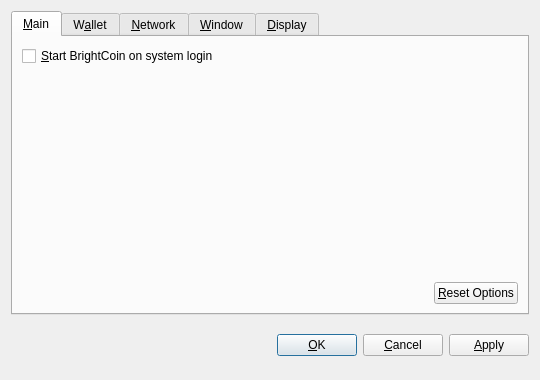
<?xml version="1.0" encoding="UTF-8"?>
<ui version="4.0">
 <class>OptionsDialog</class>
 <widget class="QDialog" name="OptionsDialog">
  <property name="geometry">
   <rect>
    <x>0</x>
    <y>0</y>
    <width>540</width>
    <height>380</height>
   </rect>
  </property>
  <property name="windowTitle">
   <string>Options</string>
  </property>
  <property name="modal">
   <bool>true</bool>
  </property>
  <layout class="QVBoxLayout" name="verticalLayout">
   <item>
    <widget class="QTabWidget" name="tabWidget">
     <property name="tabPosition">
      <enum>QTabWidget::North</enum>
     </property>
     <property name="currentIndex">
      <number>0</number>
     </property>
     <widget class="QWidget" name="tabMain">
      <attribute name="title">
       <string>&amp;Main</string>
      </attribute>
      <layout class="QVBoxLayout" name="verticalLayout_Main">
       <item>
        <widget class="QCheckBox" name="bitcoinAtStartup">
         <property name="toolTip">
          <string>Automatically start BrightCoin after logging in to the system.</string>
         </property>
         <property name="text">
          <string>&amp;Start BrightCoin on system login</string>
         </property>
        </widget>
       </item>
       <item>
        <spacer name="verticalSpacer_Main">
         <property name="orientation">
          <enum>Qt::Vertical</enum>
         </property>
         <property name="sizeHint" stdset="0">
          <size>
           <width>20</width>
           <height>40</height>
          </size>
         </property>
        </spacer>
       </item>
       <item>
        <layout class="QHBoxLayout" name="horizontalLayout_2_Main">
         <item>
          <spacer name="horizontalSpacer_2_Main">
           <property name="orientation">
            <enum>Qt::Horizontal</enum>
           </property>
           <property name="sizeHint" stdset="0">
            <size>
             <width>40</width>
             <height>20</height>
            </size>
           </property>
          </spacer>
         </item>
         <item>
          <widget class="QPushButton" name="resetButton">
           <property name="toolTip">
            <string>Reset all client options to default.</string>
           </property>
           <property name="text">
            <string>&amp;Reset Options</string>
           </property>
           <property name="autoDefault">
            <bool>false</bool>
           </property>
          </widget>
         </item>
        </layout>
       </item>
      </layout>
     </widget>
     <widget class="QWidget" name="tabWallet">
      <attribute name="title">
       <string>W&amp;allet</string>
      </attribute>
      <layout class="QVBoxLayout" name="verticalLayout_Network">
       <item>
        <widget class="QLabel" name="transactionFeeInfoLabel">
         <property name="text">
          <string>Optional transaction fee per kB that helps make sure your transactions are processed quickly. Most transactions are 1 kB.</string>
         </property>
         <property name="textFormat">
          <enum>Qt::PlainText</enum>
         </property>
         <property name="wordWrap">
          <bool>true</bool>
         </property>
        </widget>
       </item>
       <item>
        <layout class="QHBoxLayout" name="horizontalLayout_1_Main">
         <item>
          <widget class="QLabel" name="transactionFeeLabel">
           <property name="text">
            <string>Pay transaction &amp;fee</string>
           </property>
           <property name="textFormat">
            <enum>Qt::PlainText</enum>
           </property>
           <property name="buddy">
            <cstring>transactionFee</cstring>
           </property>
          </widget>
         </item>
         <item>
          <widget class="BitcoinAmountField" name="transactionFee"/>
         </item>
         <item>
          <spacer name="horizontalSpacer_1_Main">
           <property name="orientation">
            <enum>Qt::Horizontal</enum>
           </property>
           <property name="sizeHint" stdset="0">
            <size>
             <width>40</width>
             <height>20</height>
            </size>
           </property>
          </spacer>
         </item>
        </layout>
       </item>
       <item>
        <widget class="QLabel" name="label">
         <property name="text">
          <string>If you disable the spending of unconfirmed change, the change from a transaction cannot be used until that transaction has at least one confirmation. This also affects how your balance is computed.</string>
         </property>
         <property name="wordWrap">
          <bool>true</bool>
         </property>
        </widget>
       </item>
       <item>
        <widget class="QCheckBox" name="spendZeroConfChange">
         <property name="text">
          <string>Spend unconfirmed change  (experts only)</string>
         </property>
        </widget>
       </item>
       <item>
        <spacer name="verticalSpacer">
         <property name="orientation">
          <enum>Qt::Vertical</enum>
         </property>
         <property name="sizeHint" stdset="0">
          <size>
           <width>20</width>
           <height>40</height>
          </size>
         </property>
        </spacer>
       </item>
      </layout>
     </widget>
     <widget class="QWidget" name="tabNetwork">
      <attribute name="title">
       <string>&amp;Network</string>
      </attribute>
      <layout class="QVBoxLayout" name="verticalLayout_Network">
       <item>
        <widget class="QCheckBox" name="mapPortUpnp">
         <property name="toolTip">
          <string>Automatically open the BrightCoin client port on the router. This only works when your router supports UPnP and it is enabled.</string>
         </property>
         <property name="text">
          <string>Map port using &amp;UPnP</string>
         </property>
        </widget>
       </item>
       <item>
        <widget class="QCheckBox" name="connectSocks">
         <property name="toolTip">
          <string>Connect to the BrightCoin network through a SOCKS proxy (e.g. when connecting through Tor).</string>
         </property>
         <property name="text">
          <string>&amp;Connect through SOCKS proxy:</string>
         </property>
        </widget>
       </item>
       <item>
        <layout class="QHBoxLayout" name="horizontalLayout_Network">
         <item>
          <widget class="QLabel" name="proxyIpLabel">
           <property name="text">
            <string>Proxy &amp;IP:</string>
           </property>
           <property name="textFormat">
            <enum>Qt::PlainText</enum>
           </property>
           <property name="buddy">
            <cstring>proxyIp</cstring>
           </property>
          </widget>
         </item>
         <item>
          <widget class="QValidatedLineEdit" name="proxyIp">
           <property name="maximumSize">
            <size>
             <width>140</width>
             <height>16777215</height>
            </size>
           </property>
           <property name="toolTip">
            <string>IP address of the proxy (e.g. 127.0.0.1)</string>
           </property>
          </widget>
         </item>
         <item>
          <widget class="QLabel" name="proxyPortLabel">
           <property name="text">
            <string>&amp;Port:</string>
           </property>
           <property name="textFormat">
            <enum>Qt::PlainText</enum>
           </property>
           <property name="buddy">
            <cstring>proxyPort</cstring>
           </property>
          </widget>
         </item>
         <item>
          <widget class="QLineEdit" name="proxyPort">
           <property name="maximumSize">
            <size>
             <width>55</width>
             <height>16777215</height>
            </size>
           </property>
           <property name="toolTip">
            <string>Port of the proxy (e.g. 9050)</string>
           </property>
          </widget>
         </item>
         <item>
          <widget class="QLabel" name="socksVersionLabel">
           <property name="text">
            <string>SOCKS &amp;Version:</string>
           </property>
           <property name="textFormat">
            <enum>Qt::PlainText</enum>
           </property>
           <property name="buddy">
            <cstring>socksVersion</cstring>
           </property>
          </widget>
         </item>
         <item>
          <widget class="QValueComboBox" name="socksVersion">
           <property name="toolTip">
            <string>SOCKS version of the proxy (e.g. 5)</string>
           </property>
          </widget>
         </item>
         <item>
          <spacer name="horizontalSpacer_Network">
           <property name="orientation">
            <enum>Qt::Horizontal</enum>
           </property>
           <property name="sizeHint" stdset="0">
            <size>
             <width>40</width>
             <height>20</height>
            </size>
           </property>
          </spacer>
         </item>
        </layout>
       </item>
       <item>
        <spacer name="verticalSpacer_Network">
         <property name="orientation">
          <enum>Qt::Vertical</enum>
         </property>
         <property name="sizeHint" stdset="0">
          <size>
           <width>20</width>
           <height>40</height>
          </size>
         </property>
        </spacer>
       </item>
      </layout>
     </widget>
     <widget class="QWidget" name="tabWindow">
      <attribute name="title">
       <string>&amp;Window</string>
      </attribute>
      <layout class="QVBoxLayout" name="verticalLayout_Window">
       <item>
        <widget class="QCheckBox" name="minimizeToTray">
         <property name="toolTip">
          <string>Show only a tray icon after minimizing the window.</string>
         </property>
         <property name="text">
          <string>&amp;Minimize to the tray instead of the taskbar</string>
         </property>
        </widget>
       </item>
       <item>
        <widget class="QCheckBox" name="minimizeOnClose">
         <property name="toolTip">
          <string>Minimize instead of exit the application when the window is closed. When this option is enabled, the application will be closed only after selecting Quit in the menu.</string>
         </property>
         <property name="text">
          <string>M&amp;inimize on close</string>
         </property>
        </widget>
       </item>
       <item>
        <spacer name="verticalSpacer_Window">
         <property name="orientation">
          <enum>Qt::Vertical</enum>
         </property>
         <property name="sizeHint" stdset="0">
          <size>
           <width>20</width>
           <height>40</height>
          </size>
         </property>
        </spacer>
       </item>
      </layout>
     </widget>
     <widget class="QWidget" name="tabDisplay">
      <attribute name="title">
       <string>&amp;Display</string>
      </attribute>
      <layout class="QVBoxLayout" name="verticalLayout_Display">
       <item>
        <layout class="QHBoxLayout" name="horizontalLayout_1_Display">
         <item>
          <widget class="QLabel" name="langLabel">
           <property name="text">
            <string>User Interface &amp;language:</string>
           </property>
           <property name="textFormat">
            <enum>Qt::PlainText</enum>
           </property>
           <property name="buddy">
            <cstring>lang</cstring>
           </property>
          </widget>
         </item>
         <item>
          <widget class="QValueComboBox" name="lang">
           <property name="toolTip">
            <string>The user interface language can be set here. This setting will take effect after restarting BrightCoin.</string>
           </property>
          </widget>
         </item>
        </layout>
       </item>
       <item>
        <layout class="QHBoxLayout" name="horizontalLayout_2_Display">
         <item>
          <widget class="QLabel" name="unitLabel">
           <property name="text">
            <string>&amp;Unit to show amounts in:</string>
           </property>
           <property name="textFormat">
            <enum>Qt::PlainText</enum>
           </property>
           <property name="buddy">
            <cstring>unit</cstring>
           </property>
          </widget>
         </item>
         <item>
          <widget class="QValueComboBox" name="unit">
           <property name="toolTip">
            <string>Choose the default subdivision unit to show in the interface and when sending coins.</string>
           </property>
          </widget>
         </item>
        </layout>
       </item>
       <item>
        <widget class="QCheckBox" name="displayAddresses">
         <property name="toolTip">
          <string>Whether to show BrightCoin addresses in the transaction list or not.</string>
         </property>
         <property name="text">
          <string>&amp;Display addresses in transaction list</string>
         </property>
        </widget>
       </item>
       <item>
        <widget class="QCheckBox" name="coinControlFeatures">
         <property name="toolTip">
          <string>Whether to show coin control features or not.</string>
         </property>
         <property name="text">
          <string>Display coin &amp;control features (experts only!)</string>
         </property>
        </widget>
       </item>
       <item>
        <spacer name="verticalSpacer_Display">
         <property name="orientation">
          <enum>Qt::Vertical</enum>
         </property>
         <property name="sizeHint" stdset="0">
          <size>
           <width>20</width>
           <height>40</height>
          </size>
         </property>
        </spacer>
       </item>
      </layout>
     </widget>
    </widget>
   </item>
   <item>
    <layout class="QHBoxLayout" name="horizontalLayout_Buttons">
     <item>
      <spacer name="horizontalSpacer_1">
       <property name="orientation">
        <enum>Qt::Horizontal</enum>
       </property>
       <property name="sizeHint" stdset="0">
        <size>
         <width>40</width>
         <height>48</height>
        </size>
       </property>
      </spacer>
     </item>
     <item>
      <widget class="QLabel" name="statusLabel">
       <property name="font">
        <font>
         <weight>75</weight>
         <bold>true</bold>
        </font>
       </property>
       <property name="text">
        <string/>
       </property>
       <property name="textFormat">
        <enum>Qt::PlainText</enum>
       </property>
       <property name="wordWrap">
        <bool>true</bool>
       </property>
      </widget>
     </item>
     <item>
      <spacer name="horizontalSpacer_2">
       <property name="orientation">
        <enum>Qt::Horizontal</enum>
       </property>
       <property name="sizeHint" stdset="0">
        <size>
         <width>40</width>
         <height>48</height>
        </size>
       </property>
      </spacer>
     </item>
     <item>
      <widget class="QPushButton" name="okButton">
       <property name="text">
        <string>&amp;OK</string>
       </property>
      </widget>
     </item>
     <item>
      <widget class="QPushButton" name="cancelButton">
       <property name="text">
        <string>&amp;Cancel</string>
       </property>
       <property name="autoDefault">
        <bool>false</bool>
       </property>
      </widget>
     </item>
     <item>
      <widget class="QPushButton" name="applyButton">
       <property name="text">
        <string>&amp;Apply</string>
       </property>
       <property name="autoDefault">
        <bool>false</bool>
       </property>
      </widget>
     </item>
    </layout>
   </item>
  </layout>
 </widget>
 <customwidgets>
  <customwidget>
   <class>BitcoinAmountField</class>
   <extends>QSpinBox</extends>
   <header>bitcoinamountfield.h</header>
  </customwidget>
  <customwidget>
   <class>QValueComboBox</class>
   <extends>QComboBox</extends>
   <header>qvaluecombobox.h</header>
  </customwidget>
  <customwidget>
   <class>QValidatedLineEdit</class>
   <extends>QLineEdit</extends>
   <header>qvalidatedlineedit.h</header>
  </customwidget>
 </customwidgets>
 <resources/>
 <connections/>
</ui>
